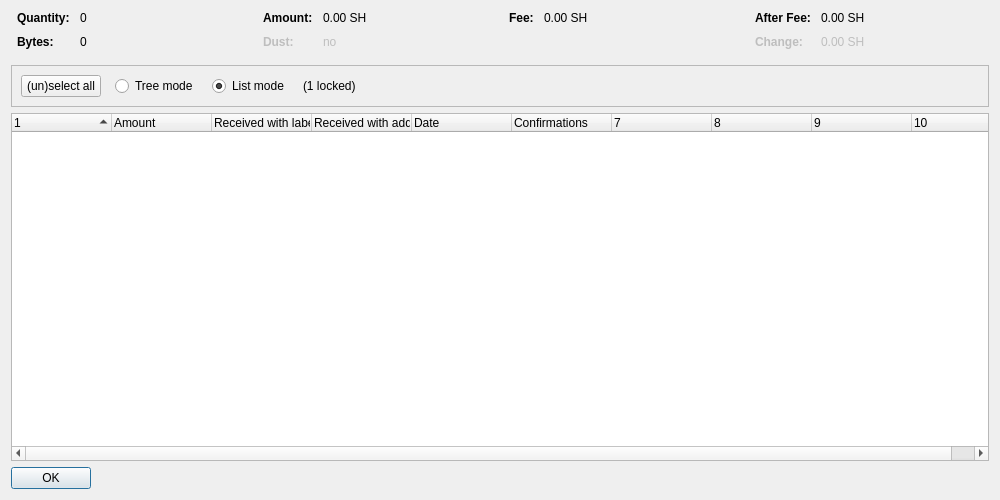
<?xml version="1.0" encoding="UTF-8"?>
<ui version="4.0">
 <class>CoinControlDialog</class>
 <widget class="QDialog" name="CoinControlDialog">
  <property name="geometry">
   <rect>
    <x>0</x>
    <y>0</y>
    <width>1000</width>
    <height>500</height>
   </rect>
  </property>
  <property name="windowTitle">
   <string>Coin Selection</string>
  </property>
  <layout class="QVBoxLayout" name="verticalLayout">
   <item>
    <layout class="QHBoxLayout" name="horizontalLayoutTop" stretch="0,0,0,0">
     <property name="topMargin">
      <number>0</number>
     </property>
     <property name="bottomMargin">
      <number>10</number>
     </property>
     <item>
      <layout class="QFormLayout" name="formLayoutCoinControl1">
       <property name="horizontalSpacing">
        <number>10</number>
       </property>
       <property name="verticalSpacing">
        <number>10</number>
       </property>
       <property name="leftMargin">
        <number>6</number>
       </property>
       <property name="rightMargin">
        <number>6</number>
       </property>
       <item row="0" column="0">
        <widget class="QLabel" name="labelCoinControlQuantityText">
         <property name="font">
          <font>
           <weight>75</weight>
           <bold>true</bold>
          </font>
         </property>
         <property name="text">
          <string>Quantity:</string>
         </property>
        </widget>
       </item>
       <item row="0" column="1">
        <widget class="QLabel" name="labelCoinControlQuantity">
         <property name="cursor">
          <cursorShape>IBeamCursor</cursorShape>
         </property>
         <property name="contextMenuPolicy">
          <enum>Qt::ActionsContextMenu</enum>
         </property>
         <property name="text">
          <string notr="true">0</string>
         </property>
         <property name="textInteractionFlags">
          <set>Qt::LinksAccessibleByMouse|Qt::TextSelectableByKeyboard|Qt::TextSelectableByMouse</set>
         </property>
        </widget>
       </item>
       <item row="1" column="0">
        <widget class="QLabel" name="labelCoinControlBytesText">
         <property name="font">
          <font>
           <weight>75</weight>
           <bold>true</bold>
          </font>
         </property>
         <property name="text">
          <string>Bytes:</string>
         </property>
        </widget>
       </item>
       <item row="1" column="1">
        <widget class="QLabel" name="labelCoinControlBytes">
         <property name="cursor">
          <cursorShape>IBeamCursor</cursorShape>
         </property>
         <property name="contextMenuPolicy">
          <enum>Qt::ActionsContextMenu</enum>
         </property>
         <property name="text">
          <string notr="true">0</string>
         </property>
         <property name="textInteractionFlags">
          <set>Qt::LinksAccessibleByMouse|Qt::TextSelectableByKeyboard|Qt::TextSelectableByMouse</set>
         </property>
        </widget>
       </item>
      </layout>
     </item>
     <item>
      <layout class="QFormLayout" name="formLayoutCoinControl2">
       <property name="horizontalSpacing">
        <number>10</number>
       </property>
       <property name="verticalSpacing">
        <number>10</number>
       </property>
       <property name="leftMargin">
        <number>6</number>
       </property>
       <property name="rightMargin">
        <number>6</number>
       </property>
       <item row="0" column="0">
        <widget class="QLabel" name="labelCoinControlAmountText">
         <property name="font">
          <font>
           <weight>75</weight>
           <bold>true</bold>
          </font>
         </property>
         <property name="text">
          <string>Amount:</string>
         </property>
        </widget>
       </item>
       <item row="0" column="1">
        <widget class="QLabel" name="labelCoinControlAmount">
         <property name="cursor">
          <cursorShape>IBeamCursor</cursorShape>
         </property>
         <property name="contextMenuPolicy">
          <enum>Qt::ActionsContextMenu</enum>
         </property>
         <property name="text">
          <string notr="true">0.00 SH</string>
         </property>
         <property name="textInteractionFlags">
          <set>Qt::LinksAccessibleByMouse|Qt::TextSelectableByKeyboard|Qt::TextSelectableByMouse</set>
         </property>
        </widget>
       </item>
       <item row="1" column="0">
        <widget class="QLabel" name="labelCoinControlLowOutputText">
         <property name="enabled">
          <bool>false</bool>
         </property>
         <property name="font">
          <font>
           <weight>75</weight>
           <bold>true</bold>
          </font>
         </property>
         <property name="text">
          <string>Dust:</string>
         </property>
        </widget>
       </item>
       <item row="1" column="1">
        <widget class="QLabel" name="labelCoinControlLowOutput">
         <property name="enabled">
          <bool>false</bool>
         </property>
         <property name="cursor">
          <cursorShape>IBeamCursor</cursorShape>
         </property>
         <property name="contextMenuPolicy">
          <enum>Qt::ActionsContextMenu</enum>
         </property>
         <property name="text">
          <string notr="true">no</string>
         </property>
         <property name="textInteractionFlags">
          <set>Qt::LinksAccessibleByMouse|Qt::TextSelectableByKeyboard|Qt::TextSelectableByMouse</set>
         </property>
        </widget>
       </item>
      </layout>
     </item>
     <item>
      <layout class="QFormLayout" name="formLayoutCoinControl3">
       <property name="horizontalSpacing">
        <number>10</number>
       </property>
       <property name="verticalSpacing">
        <number>10</number>
       </property>
       <property name="leftMargin">
        <number>6</number>
       </property>
       <property name="rightMargin">
        <number>6</number>
       </property>
       <item row="0" column="0">
        <widget class="QLabel" name="labelCoinControlFeeText">
         <property name="font">
          <font>
           <weight>75</weight>
           <bold>true</bold>
          </font>
         </property>
         <property name="text">
          <string>Fee:</string>
         </property>
        </widget>
       </item>
       <item row="0" column="1">
        <widget class="QLabel" name="labelCoinControlFee">
         <property name="cursor">
          <cursorShape>IBeamCursor</cursorShape>
         </property>
         <property name="contextMenuPolicy">
          <enum>Qt::ActionsContextMenu</enum>
         </property>
         <property name="text">
          <string notr="true">0.00 SH</string>
         </property>
         <property name="textInteractionFlags">
          <set>Qt::LinksAccessibleByMouse|Qt::TextSelectableByKeyboard|Qt::TextSelectableByMouse</set>
         </property>
        </widget>
       </item>
      </layout>
     </item>
     <item>
      <layout class="QFormLayout" name="formLayoutCoinControl4">
       <property name="horizontalSpacing">
        <number>10</number>
       </property>
       <property name="verticalSpacing">
        <number>10</number>
       </property>
       <property name="leftMargin">
        <number>6</number>
       </property>
       <property name="rightMargin">
        <number>6</number>
       </property>
       <item row="0" column="0">
        <widget class="QLabel" name="labelCoinControlAfterFeeText">
         <property name="font">
          <font>
           <weight>75</weight>
           <bold>true</bold>
          </font>
         </property>
         <property name="text">
          <string>After Fee:</string>
         </property>
        </widget>
       </item>
       <item row="0" column="1">
        <widget class="QLabel" name="labelCoinControlAfterFee">
         <property name="cursor">
          <cursorShape>IBeamCursor</cursorShape>
         </property>
         <property name="contextMenuPolicy">
          <enum>Qt::ActionsContextMenu</enum>
         </property>
         <property name="text">
          <string notr="true">0.00 SH</string>
         </property>
         <property name="textInteractionFlags">
          <set>Qt::LinksAccessibleByMouse|Qt::TextSelectableByKeyboard|Qt::TextSelectableByMouse</set>
         </property>
        </widget>
       </item>
       <item row="1" column="0">
        <widget class="QLabel" name="labelCoinControlChangeText">
         <property name="enabled">
          <bool>false</bool>
         </property>
         <property name="font">
          <font>
           <weight>75</weight>
           <bold>true</bold>
          </font>
         </property>
         <property name="text">
          <string>Change:</string>
         </property>
        </widget>
       </item>
       <item row="1" column="1">
        <widget class="QLabel" name="labelCoinControlChange">
         <property name="enabled">
          <bool>false</bool>
         </property>
         <property name="cursor">
          <cursorShape>IBeamCursor</cursorShape>
         </property>
         <property name="contextMenuPolicy">
          <enum>Qt::ActionsContextMenu</enum>
         </property>
         <property name="text">
          <string notr="true">0.00 SH</string>
         </property>
         <property name="textInteractionFlags">
          <set>Qt::LinksAccessibleByMouse|Qt::TextSelectableByKeyboard|Qt::TextSelectableByMouse</set>
         </property>
        </widget>
       </item>
      </layout>
     </item>
    </layout>
   </item>
   <item>
    <widget class="QFrame" name="frame">
     <property name="minimumSize">
      <size>
       <width>0</width>
       <height>40</height>
      </size>
     </property>
     <property name="frameShape">
      <enum>QFrame::StyledPanel</enum>
     </property>
     <property name="frameShadow">
      <enum>QFrame::Sunken</enum>
     </property>
     <layout class="QHBoxLayout" name="horizontalLayout">
      <item>
       <layout class="QHBoxLayout" name="horizontalLayoutPanel" stretch="0,0,0,0,0">
        <property name="spacing">
         <number>14</number>
        </property>
        <item>
         <widget class="QPushButton" name="pushButtonSelectAll">
          <property name="sizePolicy">
           <sizepolicy hsizetype="Maximum" vsizetype="Fixed">
            <horstretch>0</horstretch>
            <verstretch>0</verstretch>
           </sizepolicy>
          </property>
          <property name="text">
           <string>(un)select all</string>
          </property>
          <property name="autoDefault">
           <bool>false</bool>
          </property>
         </widget>
        </item>
        <item>
         <widget class="QRadioButton" name="radioTreeMode">
          <property name="sizePolicy">
           <sizepolicy hsizetype="Maximum" vsizetype="Fixed">
            <horstretch>0</horstretch>
            <verstretch>0</verstretch>
           </sizepolicy>
          </property>
          <property name="text">
           <string>Tree mode</string>
          </property>
         </widget>
        </item>
        <item>
         <widget class="QRadioButton" name="radioListMode">
          <property name="sizePolicy">
           <sizepolicy hsizetype="Maximum" vsizetype="Fixed">
            <horstretch>0</horstretch>
            <verstretch>0</verstretch>
           </sizepolicy>
          </property>
          <property name="text">
           <string>List mode</string>
          </property>
          <property name="checked">
           <bool>true</bool>
          </property>
         </widget>
        </item>
        <item>
         <widget class="QLabel" name="labelLocked">
          <property name="text">
           <string notr="true">(1 locked)</string>
          </property>
         </widget>
        </item>
        <item>
         <spacer name="horizontalSpacer">
          <property name="orientation">
           <enum>Qt::Horizontal</enum>
          </property>
          <property name="sizeHint" stdset="0">
           <size>
            <width>40</width>
            <height>20</height>
           </size>
          </property>
         </spacer>
        </item>
       </layout>
      </item>
     </layout>
    </widget>
   </item>
   <item>
    <widget class="CoinControlTreeWidget" name="treeWidget">
     <property name="contextMenuPolicy">
      <enum>Qt::CustomContextMenu</enum>
     </property>
     <property name="sortingEnabled">
      <bool>false</bool>
     </property>
     <property name="columnCount">
      <number>10</number>
     </property>
     <attribute name="headerShowSortIndicator" stdset="0">
      <bool>true</bool>
     </attribute>
     <attribute name="headerStretchLastSection">
      <bool>false</bool>
     </attribute>
     <column>
      <property name="text">
       <string/>
      </property>
     </column>
     <column>
      <property name="text">
       <string>Amount</string>
      </property>
     </column>
     <column>
      <property name="text">
       <string>Received with label</string>
      </property>
     </column>
     <column>
      <property name="text">
       <string>Received with address</string>
      </property>
     </column>
     <column>
      <property name="text">
       <string>Date</string>
      </property>
     </column>
     <column>
      <property name="text">
       <string>Confirmations</string>
      </property>
      <property name="toolTip">
       <string>Confirmed</string>
      </property>
     </column>
     <column>
      <property name="text">
       <string/>
      </property>
     </column>
     <column>
      <property name="text">
       <string/>
      </property>
     </column>
     <column>
      <property name="text">
       <string/>
      </property>
     </column>
     <column>
      <property name="text">
       <string/>
      </property>
     </column>
    </widget>
   </item>
   <item>
    <widget class="QDialogButtonBox" name="buttonBox">
     <property name="sizePolicy">
      <sizepolicy hsizetype="Maximum" vsizetype="Fixed">
       <horstretch>0</horstretch>
       <verstretch>0</verstretch>
      </sizepolicy>
     </property>
     <property name="orientation">
      <enum>Qt::Horizontal</enum>
     </property>
     <property name="standardButtons">
      <set>QDialogButtonBox::Ok</set>
     </property>
    </widget>
   </item>
  </layout>
 </widget>
 <customwidgets>
  <customwidget>
   <class>CoinControlTreeWidget</class>
   <extends>QTreeWidget</extends>
   <header>qt/coincontroltreewidget.h</header>
  </customwidget>
 </customwidgets>
 <resources/>
 <connections/>
</ui>
